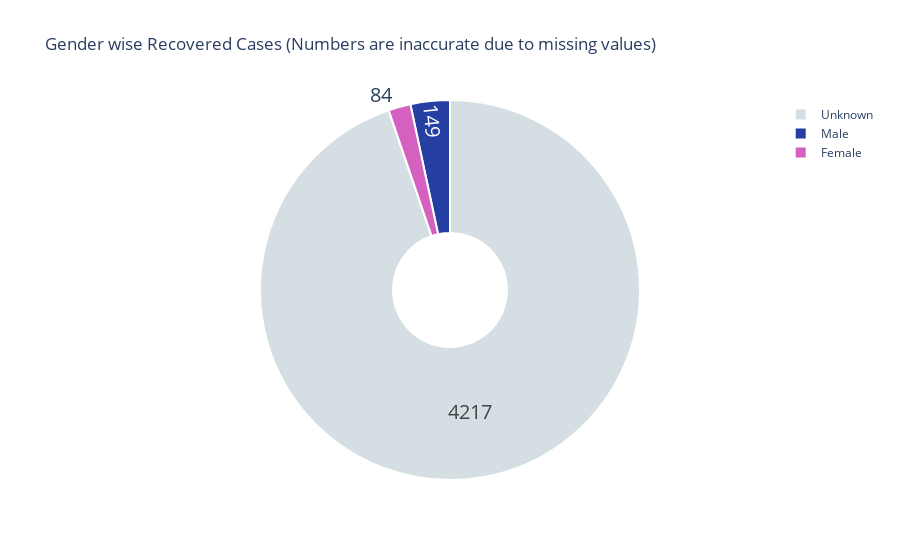

Notebook source saved alongside this figure:
### Code cell
gender_wise = p_df[['gender','age_bracket','current_status']]
gender_wise = gender_wise.fillna("unknown")
recvd = gender_wise[gender_wise['current_status'] == 'Recovered']
male = len(recvd[recvd['gender'] == 'M'])
female = len(recvd[recvd['gender'] == 'F'])
unknown = len(recvd[recvd['gender'] == 'unknown'])
fig = go.Figure(data=[go.Pie(labels=['Male','Female','Unknown'],
                             values= [male,female,unknown],hole =.3)])
fig.update_traces(hoverinfo='label+percent', textinfo='value', textfont_size=20,
                  marker=dict(colors=['#263fa3', '#d461bf','#d5dfe3'], line=dict(color='#FFFFFF', width=2)))
fig.update_layout(title_text='Gender wise Recovered Cases (Numbers are inaccurate due to missing values)',
plot_bgcolor='rgb(275, 270, 273)')
fig.show()

### Figure 1 — Plotly figure (JSON) as saved in the notebook; plotly's stock layout.template omitted (floating-point values rounded to 4 significant figures)
{"data": [{"hole": 0.3, "hoverinfo": "label+percent", "labels": ["Male", "Female", "Unknown"], "marker": {"colors": ["#263fa3", "#d461bf", "#d5dfe3"], "line": {"color": "#FFFFFF", "width": 2}}, "textfont": {"size": 20}, "textinfo": "value", "type": "pie", "values": [149, 84, 4217]}], "layout": {"plot_bgcolor": "rgb(275, 270, 273)", "title": {"text": "Gender wise Recovered Cases (Numbers are inaccurate due to missing values)"}}}
